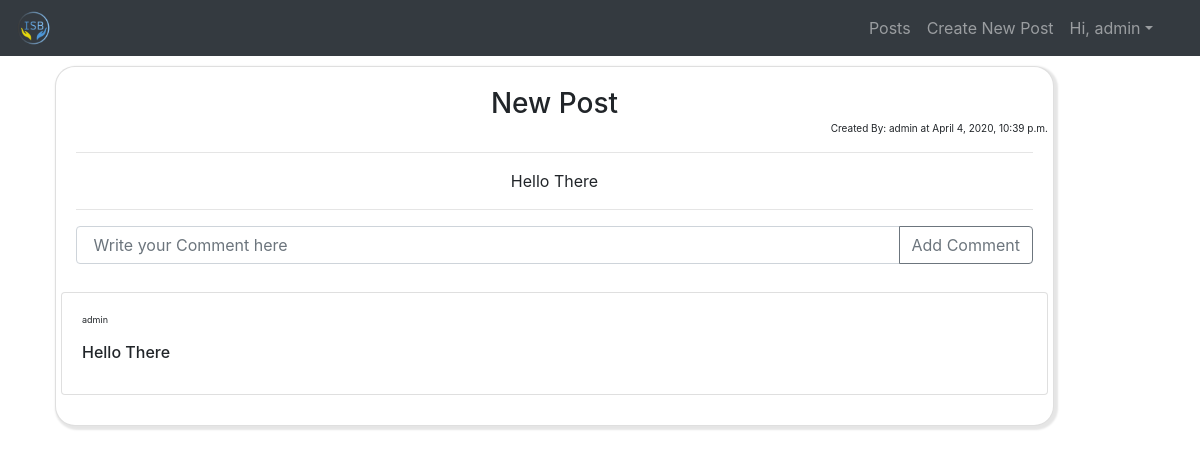
The app's page /post/1/ (signed in) with its own data.
### posts/models.py (models this page shows, shortened)
class Post(models.Model):
    tags = (
        ('Resources', 'Resources'),
        ('Documents', 'Documents'),
        ('Leisure', 'Leisure'),
        ('Culture', 'Culture'),
        ('Laws', 'Laws'),
        ('Other', 'Other'),
    )
    text = models.CharField(max_length=400, null=True)
    description = models.TextField(max_length=2000, null=True)
    date_created = models.DateTimeField(auto_now_add=True, null=True)
    userid = models.ForeignKey(User, null=True, on_delete=models.SET_NULL)
    tag = models.CharField(max_length=200, null=True, choices=tags)

class PostComment(models.Model):
    text = models.CharField(max_length=2000, null=True)
    date_created = models.DateTimeField(auto_now_add=True, null=True)
    userid = models.ForeignKey(User, null=True, on_delete=models.SET_NULL)
    postid = models.ForeignKey(Post, null=True, on_delete=models.SET_NULL)

### posts/views.py (the view, shortened to what this page needs)
# urls.py: path('post/<str:id>/', views.viewPost, name="post"),
@login_required(login_url='login')
def viewPost(request, id):
    form = CommentForm();
    post = Post.objects.get(id=id)
    comments = PostComment.objects.filter(postid=post)
    context = { 'post': post, 'form':form, 'id':id, 'comments':comments};
    return render(request, 'posts/post.html',context)

### posts/forms.py
class CommentForm(ModelForm):
    class Meta:
        model = PostComment
        fields = ['text']

### posts/templates/posts/post.html (shortened to what this page needs)
{% extends 'posts/main.html' %}
{% load widget_tweaks %}
{% load static %}
{% block content %}
       <div class="container">
            <div class="card" id="card-Page">
                <div class="card-body">
                    <div class="row">
                        <div class="col-12">
                            <div class="row">
                                <h3 class="card-title" id="post" >{{ post.text }}</h3>
                            </div>
                            <div class="row">
                                <p id="dateCreated">Created By: {{ post.userid.username }} at {{ post.date_created }}</p>
                            </div>
                            <hr>
                            <div class="row">
                                 <p id="description" class="card-text">{{ post.description }}</p>
                            </div>
                            <hr>
                            <div class="row">
                                <form method="POST" action="{% url 'post' id%}" class="container">
                                    <div class="input-group">
                                        {{ form.text|add_class:"form-control"|attr:"placeholder: Write your Comment here" }}
                                      <div class="input-group-append">
                                        <button class="btn btn-outline-secondary" type="submit">Add Comment</button>
                                      </div>
                                    </div>
                                </form>
                            </div>
                            <div id="comments">
                                {% for comment in comments %}
                                <div class="row card" id="commentCard">
                                    <div class="card-body">
                                        <p id="commentUser" class="card-text">{{comment.userid.username}}</p>
                                        <h5 id="comment" class="card-title">{{ comment.text }}</h5>
                                    </div>
                                </div>
                                {% endfor %}
                            </div>
                        </div>
                    </div>
                </div>
            </div>
        </div>
{% endblock %}

### posts/templates/posts/navbar.html (shortened to what this page needs)
{% load static %}
<nav class="navbar navbar-expand-lg navbar-dark bg-dark">
  <div class="collapse navbar-collapse" id="navbarTogglerDemo01">
    <a class="navbar-brand" href="{% url 'home' %}"><img id="logo" src="{% static '/images/logo.png' %}"></a>
    <ul class="navbar-nav ml-auto mt-2 mt-lg-0" id = "navbar">
        {% if request.user.is_authenticated %}
            <li class="nav-item">
                <a class="nav-item nav-link" href="{% url 'home' %}">Posts</a>
            </li>
            <li class="nav-item">
                <a class="nav-item nav-link" href="{% url 'createpost' %}">Create New Post</a>
            </li>
            <li class="nav-item dropdown">
                <a class="nav-link dropdown-toggle" data-toggle="dropdown" href="#" role="button" aria-haspopup="true" aria-expanded="false">Hi, {{ request.user.username }}</a>
            </li>
        {% endif %}
    </ul>
  </div>
</nav>

### Static/css/main.css (style rules this page uses)
#logo { height: 100%; width: 100%; }
.navbar-brand { display: inline-block; height: 3%; width: 3%; margin: 0; padding:0; margin-right: 2%; }
#navbar { margin: 0 2%; }
#post { display: block; margin: 0 auto; }
#dateCreated { margin: 0 0 0 auto; font-size: x-small; }
#description { margin: 0 auto; }
#card-Page { border-radius: 20px; width: 90%; margin: 10px; box-shadow: 2px 2px 2px 2px rgba(0,0,0,.1); }
#comments { margin-top: 3%; }
#commentUser { font-size: xx-small; }
#comment { font-size: medium; }
#commentCard { margin-bottom: 1%; }

### records on screen
Post: text "New Post", userid.username "admin", date_created "April 4, 2020, 10:39 p.m.", description "Hello There"
PostComment: userid.username "admin", text "Hello There"

### other values on screen
{{ request.user.username }} "admin"
